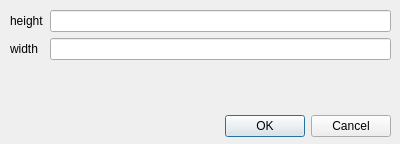
<?xml version="1.0" encoding="UTF-8"?>
<ui version="4.0">
 <class>FormResize</class>
 <widget class="QDialog" name="FormResize">
  <property name="geometry">
   <rect>
    <x>0</x>
    <y>0</y>
    <width>400</width>
    <height>144</height>
   </rect>
  </property>
  <property name="windowTitle">
   <string>Dialog</string>
  </property>
  <widget class="QDialogButtonBox" name="buttonBox">
   <property name="geometry">
    <rect>
     <x>50</x>
     <y>110</y>
     <width>341</width>
     <height>32</height>
    </rect>
   </property>
   <property name="orientation">
    <enum>Qt::Horizontal</enum>
   </property>
   <property name="standardButtons">
    <set>QDialogButtonBox::Cancel|QDialogButtonBox::Ok</set>
   </property>
  </widget>
  <widget class="QWidget" name="formLayoutWidget">
   <property name="geometry">
    <rect>
     <x>10</x>
     <y>10</y>
     <width>381</width>
     <height>91</height>
    </rect>
   </property>
   <layout class="QFormLayout" name="formLayout">
    <item row="0" column="0">
     <widget class="QLabel" name="label">
      <property name="text">
       <string>height</string>
      </property>
     </widget>
    </item>
    <item row="1" column="0">
     <widget class="QLabel" name="label_2">
      <property name="text">
       <string>width</string>
      </property>
     </widget>
    </item>
    <item row="0" column="1">
     <widget class="QLineEdit" name="lineEdit"/>
    </item>
    <item row="1" column="1">
     <widget class="QLineEdit" name="lineEdit_2"/>
    </item>
   </layout>
  </widget>
 </widget>
 <resources/>
 <connections>
  <connection>
   <sender>buttonBox</sender>
   <signal>accepted()</signal>
   <receiver>FormResize</receiver>
   <slot>accept()</slot>
   <hints>
    <hint type="sourcelabel">
     <x>248</x>
     <y>254</y>
    </hint>
    <hint type="destinationlabel">
     <x>157</x>
     <y>274</y>
    </hint>
   </hints>
  </connection>
  <connection>
   <sender>buttonBox</sender>
   <signal>rejected()</signal>
   <receiver>FormResize</receiver>
   <slot>reject()</slot>
   <hints>
    <hint type="sourcelabel">
     <x>316</x>
     <y>260</y>
    </hint>
    <hint type="destinationlabel">
     <x>286</x>
     <y>274</y>
    </hint>
   </hints>
  </connection>
 </connections>
</ui>
